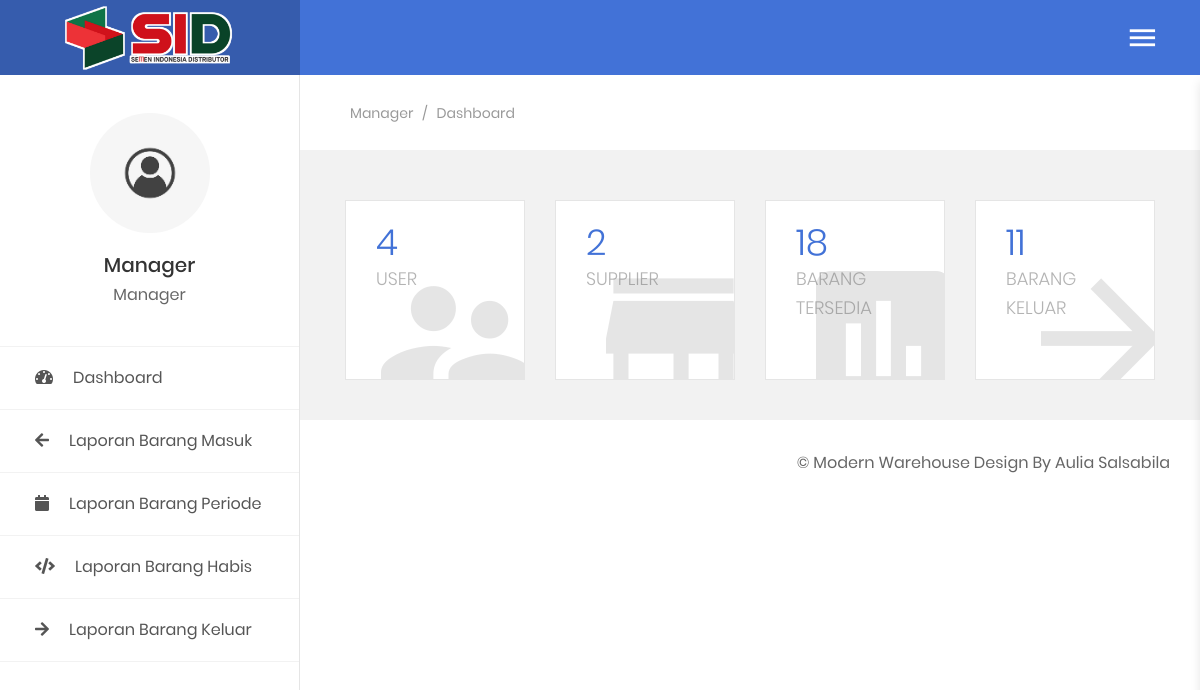
The app's page /public/manager-panel.php (signed in) with its own data.
### tables this page shows
CREATE TABLE `table_user` (
  `kd_user` varchar(7) NOT NULL,
  `nama_user` varchar(20) NOT NULL,
  `username` varchar(25) NOT NULL,
  `password` varchar(25) NOT NULL,
  `foto_user` varchar(50) NOT NULL,
  `level` varchar(25) NOT NULL
);

### functions/sessions.php (called while the page is built, shortened)
<?php
$function = new lsp();
$auth = $function->AuthUser($_SESSION['username']);

### functions/functions.php (called while the page is built, shortened)
<?php
class lsp
{
    public function selectCount($table, $namaField)
    {
        global $con;
        $sql = "SELECT COUNT($namaField) as count FROM $table";
        $query = mysqli_query($con, $sql);
        return $data = mysqli_fetch_assoc($query);
    }
    public function AuthUser($sessionUser)
    {
        global $con;
        $sql = "SELECT * FROM table_user WHERE username = '$sessionUser'";
        $query = mysqli_query($con, $sql);
        $bigData = mysqli_fetch_assoc($query);
        return $bigData;
    }
    public function getCountRows($table)
    {
        global $con;
        $sql   = "SELECT * FROM $table";
        $query = mysqli_query($con, $sql);
        $rows  = mysqli_num_rows($query);
        return $rows;
    }
}

### public/includes/manager/dashboard.php (the view, shortened to what this page needs)
<?php
$admin = new lsp();
$supplier   = $admin->getCountRows("table_supplier");
$user       = $admin->selectCount("table_user", "kd_user");
$barang     = $admin->selectCount("table_barang", "kd_barang");
$transaksi  = $admin->selectCount("table_transaksi", "jumlah_beli");
?>
<section class="au-breadcrumb m-t-75">
    <div class="section__content section__content--p30">
        <div class="container-fluid">
            <div class="row">
                <div class="col-md-12">
                    <div class="au-breadcrumb-content">
                        <div class="au-breadcrumb-left">
                            <ul class="list-unstyled list-inline au-breadcrumb__list">
                                <li class="list-inline-item active">
                                    <a href="#"><?= $auth['level']; ?></a>
                                </li>
                                <li class="list-inline-item seprate">
                                    <span>/</span>
                                </li>
                                <li class="list-inline-item">Dashboard</li>
                            </ul>
                        </div>
                    </div>
                </div>
            </div>
        </div>
    </div>
</section>
<section class="statistic">
    <div class="section__content section__content--p30">
        <div class="container-fluid">
            <div class="row">
                <div class="col-md-6 col-lg-3">
                    <div class="statistic__item">
                        <h2 class="number"><?= $user['count']; ?></h2>
                        <span class="desc">User</span>
                        <div class="icon">
                            <i class="zmdi zmdi-accounts-alt"></i>
                        </div>
                    </div>
                </div>
                <div class="col-md-6 col-lg-3">
                    <div class="statistic__item">
                        <h2 class="number"><?= $supplier; ?></h2>
                        <span class="desc">Supplier</span>
                        <div class="icon">
                            <i class="zmdi zmdi-store"></i>
                        </div>
                    </div>
                </div>
                <div class="col-md-6 col-lg-3">
                    <div class="statistic__item">
                        <h2 class="number"><?= $barang['count'] ?></h2>
                        <span class="desc">Barang Tersedia</span>
                        <div class="icon">
                            <i class="zmdi zmdi-chart"></i>
                        </div>
                    </div>
                </div>
                <div class="col-md-6 col-lg-3">
                    <div class="statistic__item">
                        <h2 class="number"><?= $transaksi['count']; ?></h2>
                        <span class="desc">Barang Keluar</span>
                        <div class="icon">
                            <i class="zmdi zmdi-arrow-right"></i>
                        </div>
                    </div>
                </div>
            </div>
        </div>
    </div>
</section>

### public/templates/sidebar.php
<aside class="menu-sidebar2">
    <div class="logo">
        <a href="?page">
            <img src="assets/img/icon/logo.png" alt="logo" />
        </a>
    </div>
    <div class="menu-sidebar2__content js-scrollbar1">
        <div class="account2">
            <div class="image img-cir img-120">
                <img src="img/<?= $auth['foto_user'] ?>" alt="user-image" class="image-sid" />
            </div>
            <h4 class="name"><?= $auth['nama_user']; ?></h4>
            <span><?= $auth['level']; ?></span>
        </div>
        <nav class="navbar-sidebar2">
            <ul class="list-unstyled navbar__list">
                <li><a href="?page"><i class="fas fa-tachometer-alt"></i>Dashboard</a></li>
                <?php if ($_SESSION['level'] == "Admin") : ?>
                    <li><a href="?page=data-user"><i class="fas fa-users"></i>Kelola Data User</a></li>
                    <li><a href="?page=data-supplier"><i class="fas fa-list"></i>Kelola Data Supplier</a></li>
                    <li><a href="?page=data-lokasi"><i class="fas fa-barcode"></i>Kelola Data Lokasi</a></li>
                    <li><a href="?page=data-satuan"><i class="fas fa-barcode"></i>Kelola Data Satuan</a></li>
                    <li><a href="?page=data-barang-masuk"><i class="fas fa-arrow-left"></i>Kelola Barang Masuk</a></li>
                    <li><a href="?page=data-barang-keluar"><i class="fas fa-arrow-right"></i>Kelola Barang Keluar</a></li>i>
                <?php elseif ($_SESSION['level'] == "Checker") : ?>
                    <li><a href="?page=input-barang-masuk"><i class="fas fa-arrow-left"></i>Input Barang Masuk</a></li>
                    <li><a href="?page=input-barang-keluar"><i class="fas fa-arrow-right"></i>Input Barang Keluar</a></li>
                <?php elseif ($_SESSION['level'] == "Manager") : ?>
                    <li><a href="?page=data-barang-masuk"><i class="fas fa-arrow-left"></i>Laporan Barang Masuk</a></li>
                    <li><a href="?page=data-barang-periode"><i class="fas fa-calendar"></i>Laporan Barang Periode</a></li>
                    <li><a href="?page=data-barang-habis"><i class="fas fa-code"></i>Laporan Barang Habis</a></li>
                    <li><a href="?page=data-barang-keluar"><i class="fas fa-arrow-right"></i>Laporan Barang Keluar</a></li>
                <?php endif; ?>
            </ul>
        </nav>
    </div>
</aside>

### public/assets/css/style.css (style rules this page uses)
.image-sid { object-fit: cover; width: 100%; height: 100%; }

### records on screen
table_user: foto_user (picture), nama_user "Manager", level "Manager"

### other values on screen
$user['count'] "4"
$supplier "2"
$barang['count'] "18"
$transaksi['count'] "11"
